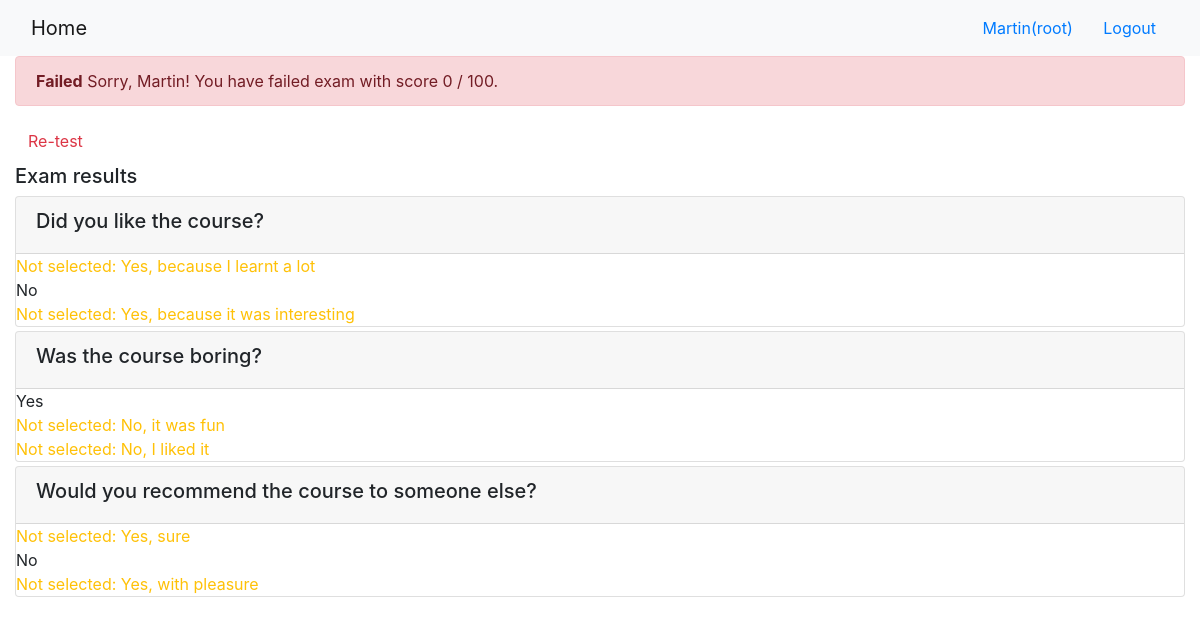
Screenshot of /onlinecourse/1/show_exam_result/1 (signed in) with the database file from the repository.
### onlinecourse/models.py (models this page shows, shortened)
class Question(models.Model):
    course = models.ForeignKey(Course, on_delete=models.CASCADE)
    text = models.TextField()
    grade = models.IntegerField(default=1)

class Choice(models.Model):
    question = models.ForeignKey(Question, on_delete=models.CASCADE)
    content = models.TextField()
    correct = models.BooleanField()

### onlinecourse/views.py (the view)
# urls.py: path('<int:course_id>/show_exam_result/<int:submission_id>', views.show_exam_result, name='show_exam_result'),
def show_exam_result(request, course_id, submission_id):
    course = Course.objects.get(id=course_id)
    submission = Submission.objects.get(id=submission_id)
    selected_ids = []
    selected_count = 0
    for choice in submission.chocies.all():
        selected_ids.append(choice.id)
        if choice.correct:
            selected_count += choice.question.grade
    complete_count = 0
    for question in course.question_set.all():
        for choice in question.choice_set.all():
            if choice.correct:
                complete_count += choice.question.grade
    context = {}
    context['course'] = course
    context['selected_ids'] = selected_ids
    context['grade'] = int(100.0 * selected_count / complete_count)
    return render(request, 'onlinecourse/exam_result_bootstrap.html', context)

### onlinecourse/templates/onlinecourse/exam_result_bootstrap.html (shortened to what this page needs)
<!DOCTYPE html>
<html lang="en">
<head>
    {% load static %}
    <link rel="stylesheet" href="https://maxcdn.bootstrapcdn.com/bootstrap/4.5.2/css/bootstrap.min.css">
</head>
<body>
 <nav class="navbar navbar-light bg-light">
    <div class="container-fluid">
        <div class="navbar-header">
              <a class="navbar-brand" href="{% url 'onlinecourse:index' %}">Home</a>
        </div>
        <ul class="nav navbar-nav navbar-right">
            {% if user.is_authenticated %}
            <li>
                <a class="btn btn-link" href="#">{{ user.first_name }}({{ user.username }})</a>
                <a class="btn btn-link" href="{% url 'onlinecourse:logout' %}">Logout</a>
            </li>
            {% endif %}
        </ul>
    </div>
</nav>
<div class="container-fluid">
    {% if grade > 80 %}
    <div class="alert alert-success">
        <strong>Congratulations, {{ user.first_name }}!</strong> You have passed the exam and completed the course with score {{ grade }} / 100.
    </div>
        {% else %}
        <div class="alert alert-danger">
            <strong>Failed</strong> Sorry, {{ user.first_name }}! You have failed exam with score {{ grade }} / 100.
        </div>
        <a class="btn btn-link text-danger" href="{% url 'onlinecourse:course_details' course.id %}">Re-test</a>
        {% endif %}
        <div class="card-columns-vertical mt-1">
        <h5 class="">Exam results</h5>
            {% for question in course.question_set.all %}
                <div class="card mt-1">
                    <div class="card-header"><h5>{{ question.text}}</h5></div>
                    {% for choice in question.choice_set.all %}
                        {% if choice.correct and choice.id in selected_ids %}
                            <span class="text-success">Correct answer: {{ choice.content }}</span>
                        {% else %}
                            {% if not choice.correct and choice.id in selected_ids %}
                                <span class="text-danger">Should not be selected: {{ choice.content }}</span>
                            {% else %}
                                {% if choice.correct %}
                                    <span class="text-warning">Not selected: {{ choice.content }}</span>
                                {% else %}
                                    {{ choice.content }}
                                {% endif %}
                            {% endif %}
                        {% endif %}
                    {% endfor %}
                </div>
            {% endfor %}
        </div>
    </div>
</body>
</html>

### rows the page displays
Question: text "Did you like the course?"
Choice: content "Yes, because I learnt a lot"
Choice: content "No"
Choice: content "Yes, because it was interesting"
Question: text "Was the course boring?"
Choice: content "Yes"
Choice: content "No, it was fun"
Choice: content "No, I liked it"
Question: text "Would you recommend the course to someone else?"
Choice: content "Yes, sure"
Choice: content "No"
Choice: content "Yes, with pleasure"

### other values shown
{{ user.first_name }} "Martin"
{{ user.username }} "root"
{{ grade }} "0"
